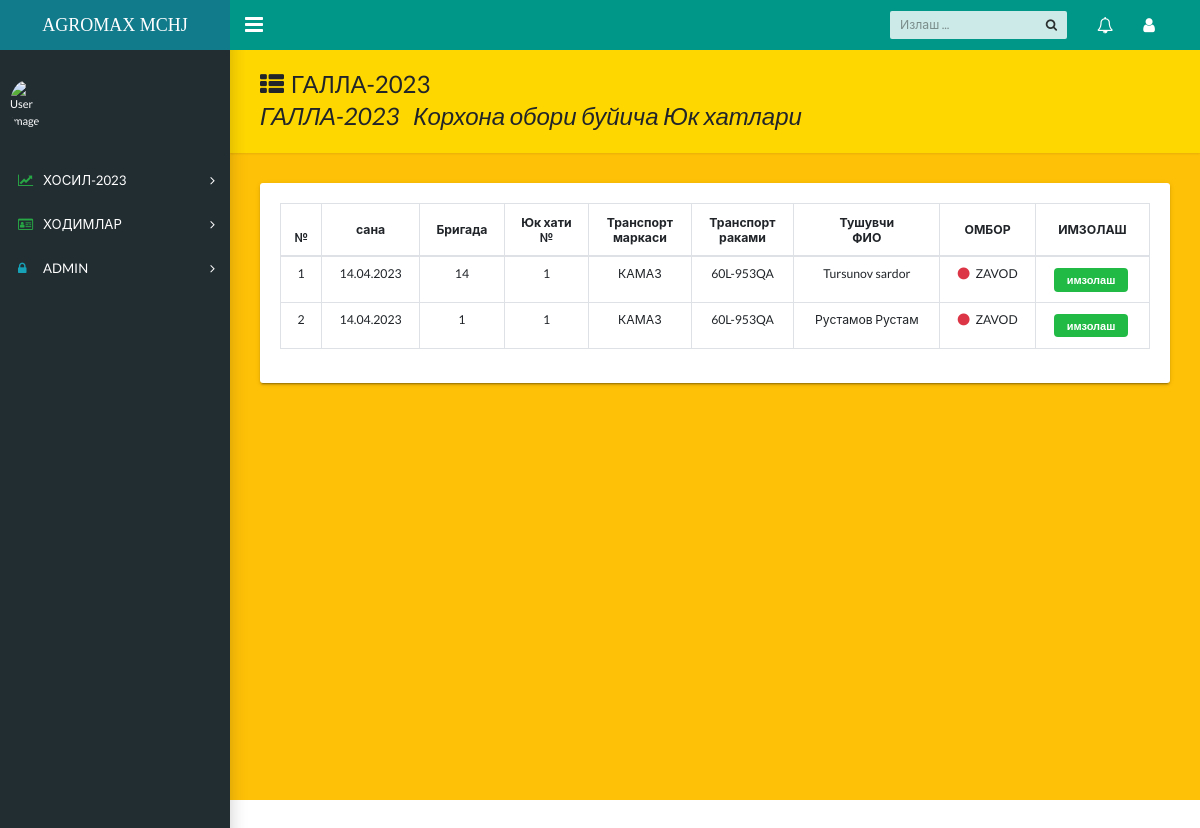
/zavodimzo/, run on an earlier commit of the app's database.
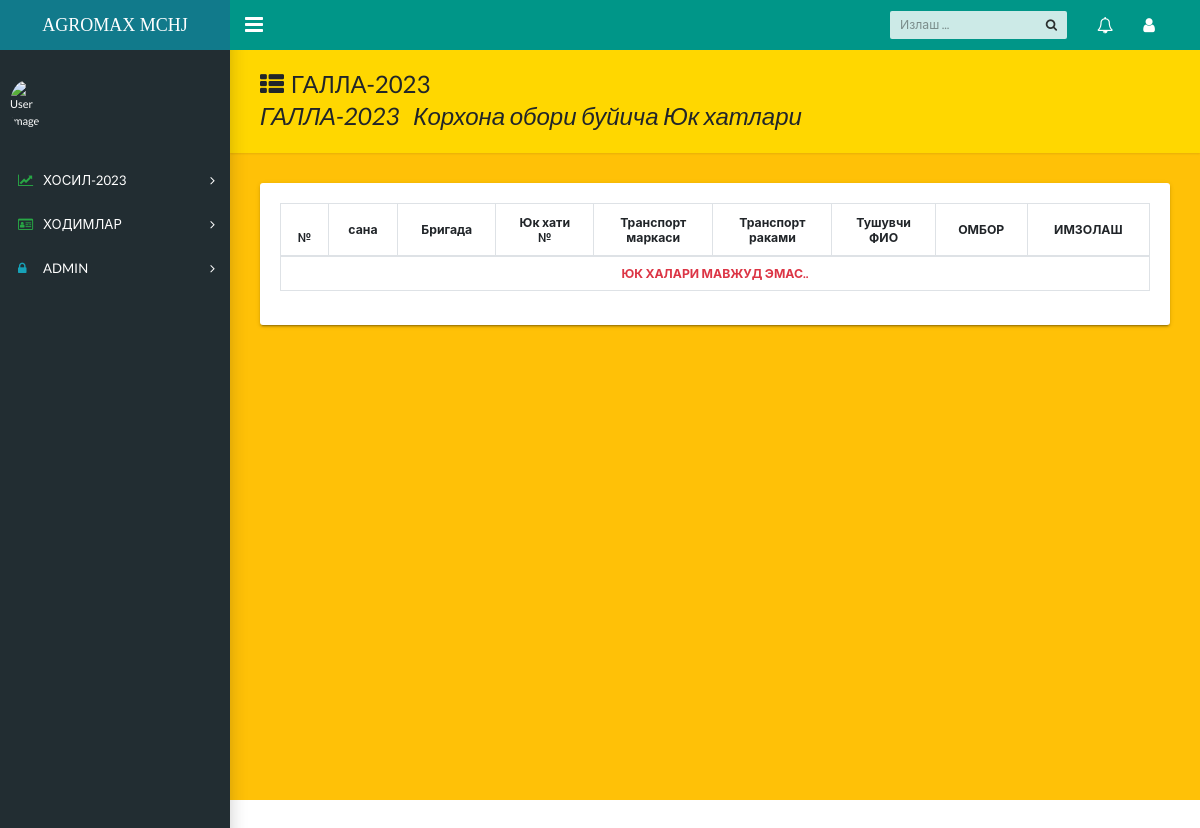
And on a later commit of the database.
### homes/models.py (models this page shows, shortened)
class Galla(models.Model):
    date=models.DateField()
    brigada=models.ForeignKey('GBrigada',on_delete=models.PROTECT)
    ombor=models.ForeignKey("OmborG",on_delete=models.CASCADE)
    yuk_num=models.CharField(max_length=3)
    tr_marka=models.CharField(max_length=20,choices=tr_marka)
    tr_num=models.CharField(max_length=20)
    tr_name=models.CharField(max_length=30)
    imzo=models.BooleanField(default=False)
    brutto=models.FloatField(null=True,blank=True)
    tara=models.FloatField(null=True,blank=True)
    sofVazn=models.IntegerField(blank=True,null=True,default=0)

### login/views.py (the view)
# urls.py: path('zavodimzo/',zavodimzo,name='zavodimzo'),
def zavodimzo(request):
    zavod=Galla.objects.filter(ombor__name="ZAVOD",imzo=False).order_by('-id').values('date','brigada','ombor__name','yuk_num','tr_num','tr_marka','tr_name','imzo','id')
    context={'zavod':zavod}
    return render(request,'form/zavodimzo.html',context)

### templates/form/zavodimzo.html (shortened to what this page needs)
{% extends 'homes/dashboard.html' %}
{% block content %}
<main class="app-content bg-warning">
    <div class="app-title" style="background-color: gold;">
      <div>
        <h1><i class="fa fa-th-list pr-2"></i>ГАЛЛА-2023
        <p>ГАЛЛА-2023&nbsp;&nbsp;&nbsp;Корхона обори буйича Юк хатлари</p>
      </div>
    </div>
    <div class="row" >
      <div class="col-md-12">
        <div class="tile" >
          <div class="tile-body">
            <div class="table-responsive">
                {% include 'form/zavodimzo-inc.html' %}
              </div>
          </div>
        </div>
      </div>
    </div>
  </main>
{% endblock %}

### templates/form/zavodimzo-inc.html
<table class="table table-bordered" style="line-height:12px ;">
    <thead class="text-center" style="font-weight:900 ; line-height: 15px;">
    <tr >
        <th>№</th>
        <th class="align-middle">сана</th>
        <th class="align-middle">Бригада</th>
        <th class="align-middle">Юк хати <br> №</th>
        <th class="align-middle">Транспорт <br> маркаси</th>
        <th class="align-middle">Транспорт <br> раками</th>
        <th class="align-middle">Тушувчи <br>ФИО</th>
        <th class="align-middle">ОМБОР</th>
        <th class="align-middle">ИМЗОЛАШ</th>
    </tr>
    </thead>
    <tbody class="text-center">
    {% for i in zavod %}
    <tr>
        <td>{{forloop.counter}}</td>
        <td>{{i.date|date:"d.m.Y"}}</td>
        <td>{{i.brigada}}</td>
        <td>{{i.yuk_num}}</td>
        <td>{{i.tr_marka}}</td>
        <td>{{i.tr_num}}</td>
        <td>{{i.tr_name}}</td>
        <td><i class="circle icon text-danger pr-2 "></i>{{i.ombor__name}}</td>
        <td class="text-center">
            <a href="{% url 'zavodimzopk' i.id %}">
                <div class="compact ui button mini green">
                    имзолаш
                  </div>
            </a>
        </td>
    </tr>
    {% empty %}
    <tr>
        <td colspan="9" class="text-danger font-weight-bold">ЮК ХАЛАРИ МАВЖУД ЭМАС..</td>
    </tr>
    {% endfor %}
    </tbody>
  </table>

What changed in the data, as far as the page shows it:
no longer on this page (row edited): Galla: date "14.04.2023", brigada "14", yuk_num "1", tr_marka "КАМАЗ", tr_num "60L-953QA", tr_name "Tursunov sardor", ombor__name "ZAVOD"
no longer on this page (row edited): Galla: date "14.04.2023", brigada "1", yuk_num "1", tr_marka "КАМАЗ", tr_num "60L-953QA", tr_name "Рустамов Рустам", ombor__name "ZAVOD"
Also different on the page:
text now shown: "ЮК ХАЛАРИ МАВЖУД ЭМАС.."
